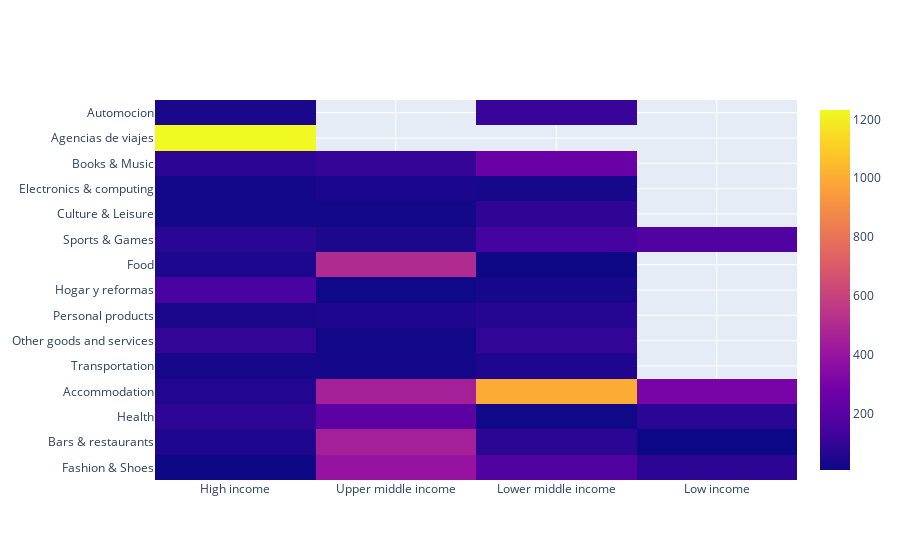

The notebook cell this image was saved under:
### Code cell
import plotly.graph_objects as go

fig = go.Figure(data=go.Heatmap(
                   z= df["amount"],
                   x=df["Income_classification "],
                   y=df["category"],
                   hoverongaps = False))
fig.show()

### Figure 1 — Plotly figure (JSON) as saved in the notebook; plotly's stock layout.template omitted (floating-point values rounded to 4 significant figures; data arrays with more than 128 entries replaced by an {"elided": "..."} marker saying what was removed)
{"data": [{"hoverongaps": false, "type": "heatmap", "x": {"elided": "10793 str values"}, "y": {"elided": "10793 str values"}, "z": {"elided": "10793 float values"}}], "layout": {}}
